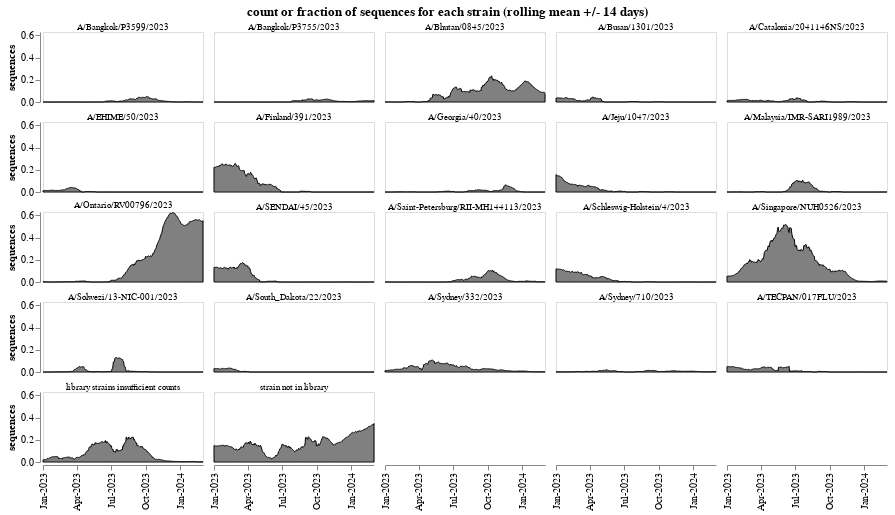

The code cell stored with this chart in its notebook:
### Markdown cell above
Now make per-strain plots:

### Code cell
statistic_selection = alt.selection_point(
    fields=["statistic"],
    bind=alt.binding_radio(
        options=["count", "fraction"],
        name="show count or fraction on y-axis?",
    ),
    value="fraction",
)

include_not_in_library = alt.param(
    bind=alt.binding_radio(
        options=[True, False],
        name=f"include {NOT_IN_LIBRARY}?",
    ),
    value=True,
)

include_insufficient_counts = alt.param(
    bind=alt.binding_radio(
        options=[True, False],
        name=f"include {INSUFFICIENT_COUNTS}?",
    ),
    value=True,
) 

counts_by_date_chart = (
    alt.Chart(filtered_counts_by_date)
    .add_params(statistic_selection, include_not_in_library, include_insufficient_counts)
    .transform_filter((alt.datum["variant"] != NOT_IN_LIBRARY) | include_not_in_library)
    .transform_filter((alt.datum["variant"] != INSUFFICIENT_COUNTS) | include_insufficient_counts)
    .transform_window(
        count="mean(sequences)",
        groupby=["variant"],
        frame=[-plot_window_frame_days, plot_window_frame_days],
    )
    .transform_joinaggregate(total_count="sum(count)", groupby=["date"])
    .transform_calculate(fraction=alt.datum.count / alt.datum.total_count)
    .transform_fold(
        fold=["count", "fraction"],
        as_=["statistic", "count_or_fraction"],
    )
    .transform_filter(statistic_selection)
    .encode(
        alt.X("date", title=None, axis=alt.Axis(grid=False, format="%b-%Y", labelAngle=-90)),
        alt.Y(
            "count_or_fraction:Q",
            axis=alt.Axis(grid=False),
            title="sequences",
            scale=alt.Scale(nice=False)
        ),
        alt.Facet(
            "variant",
            title=None,
            header=alt.Header(labelFontSize=9, labelPadding=0),
            columns=5,
            spacing=5,
        ),
        tooltip=[
            "variant",
            "date",
            "statistic:N",
            alt.Tooltip("count_or_fraction:Q", format=".2f"),
        ],
    )
    .mark_area(stroke="black", fill="gray")
    .properties(
        width=160,
        height=70,
        title=alt.TitleParams(
            (
                "count or fraction of sequences for each strain "
                f"(rolling mean +/- {plot_window_frame_days} days)"
            ),
            anchor="middle",
        )
    )
)

counts_by_date_chart

### Figure 1 — Vega-Lite specification as saved in the notebook (floating-point values rounded to 4 significant figures; data arrays with more than 128 entries replaced by an {"elided": "..."} marker saying what was removed)
{"config": {"view": {"continuousWidth": 300, "continuousHeight": 300}}, "data": {"name": "data-44e03f416d794316ecc613215bfff63a"}, "mark": {"type": "area", "fill": "gray", "stroke": "black"}, "encoding": {"facet": {"columns": 5, "field": "variant", "header": {"labelFontSize": 9, "labelPadding": 0}, "spacing": 5, "title": null, "type": "nominal"}, "tooltip": [{"field": "variant", "type": "nominal"}, {"field": "date", "type": "temporal"}, {"field": "statistic", "type": "nominal"}, {"field": "count_or_fraction", "format": ".2f", "type": "quantitative"}], "x": {"axis": {"format": "%b-%Y", "grid": false, "labelAngle": -90}, "field": "date", "title": null, "type": "temporal"}, "y": {"axis": {"grid": false}, "field": "count_or_fraction", "scale": {"nice": false}, "title": "sequences", "type": "quantitative"}}, "height": 70, "params": [{"name": "param_1", "select": {"type": "point", "fields": ["statistic"]}, "bind": {"input": "radio", "options": ["count", "fraction"], "name": "show count or fraction on y-axis?"}, "value": "fraction"}, {"name": "param_2", "bind": {"input": "radio", "options": [true, false], "name": "include strain not in library?"}, "value": true}, {"name": "param_3", "bind": {"input": "radio", "options": [true, false], "name": "include library strains insufficient counts?"}, "value": true}], "title": {"text": "count or fraction of sequences for each strain (rolling mean +/- 14 days)", "anchor": "middle"}, "transform": [{"filter": "((datum['variant'] !== 'strain not in library') || param_2)"}, {"filter": "((datum['variant'] !== 'library strains insufficient counts') || param_3)"}, {"window": [{"op": "mean", "field": "sequences", "as": "count"}], "frame": [-14, 14], "groupby": ["variant"]}, {"joinaggregate": [{"op": "sum", "field": "count", "as": "total_count"}], "groupby": ["date"]}, {"calculate": "(datum.count / datum.total_count)", "as": "fraction"}, {"fold": ["count", "fraction"], "as": ["statistic", "count_or_fraction"]}, {"filter": {"param": "param_1"}}], "width": 160, "$schema": "https://vega.github.io/schema/vega-lite/v5.20.1.json", "datasets": {"data-44e03f416d794316ecc613215bfff63a": {"elided": "9350 records"}}}
